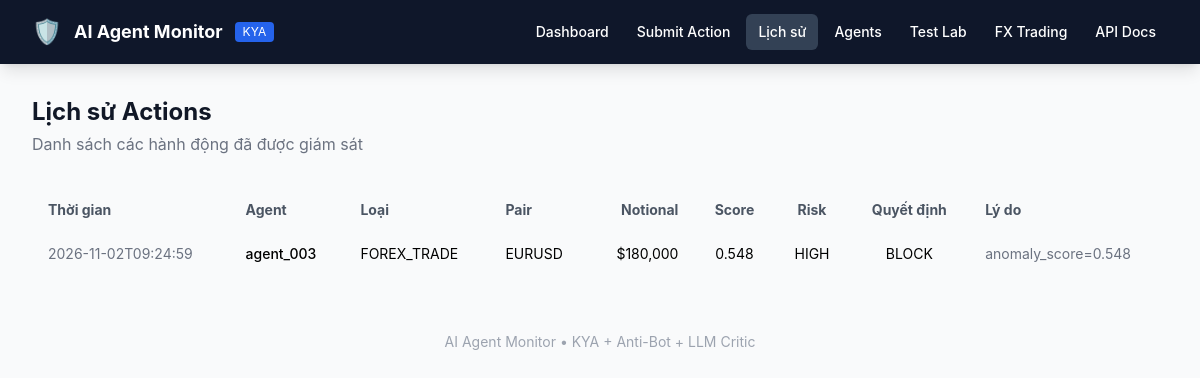
/actions, run on the app's committed database.
### src/database.py (models this page shows)
class AgentAction(Base):
    __tablename__ = "agent_actions"
    id = Column(Integer, primary_key=True, index=True)
    timestamp = Column(DateTime, default=datetime.utcnow, index=True)
    agent_id = Column(String(64), index=True, nullable=False)
    principal_id = Column(String(64), index=True)
    action_type = Column(String(32), index=True)
    pair = Column(String(16), nullable=True)
    side = Column(String(8), nullable=True)
    notional_usd = Column(Float, nullable=False)
    leverage = Column(Float, nullable=True)
    hour = Column(Integer)
    anomaly_score = Column(Float)
    behavior_deviation_score = Column(Float)
    anti_bot_score = Column(Float)
    final_risk_score = Column(Float)
    risk_level = Column(String(16))
    decision = Column(String(16))
    reason = Column(Text)
    llm_risk_score = Column(Float, nullable=True)
    llm_explanation = Column(Text, nullable=True)
    llm_recommendation = Column(String(32), nullable=True)
    daily_notional_so_far = Column(Float, nullable=True)
    trades_last_hour = Column(Integer, nullable=True)
    raw_payload = Column(JSON, nullable=True)
    created_at = Column(DateTime, default=datetime.utcnow)
    __table_args__ = (
        Index("ix_agent_ts", "agent_id", "timestamp"),
        Index("ix_principal_ts", "principal_id", "timestamp"),
    )

### src/web.py (the view)
@router.get("/actions", response_class=HTMLResponse)
def actions_page(request: Request, db: Session = Depends(get_db)):
    try:
        records = db.query(AgentAction).order_by(AgentAction.timestamp.desc()).limit(100).all()
        actions = []
        for r in records:
            actions.append({
                "timestamp": r.timestamp.isoformat() if r.timestamp else None,
                "agent_id": r.agent_id,
                "action_type": r.action_type,
                "pair": r.pair,
                "notional_usd": r.notional_usd or 0,
                "anomaly_score": r.anomaly_score or 0,
                "risk_level": r.risk_level or "N/A",
                "decision": r.decision or "N/A",
                "reason": r.reason or "",
            })
    except Exception:
        actions = []
    return templates.TemplateResponse(
        request=request,
        name="actions.html",
        context={"actions": actions},
    )

### templates/actions.html (shortened to what this page needs)
{% extends "base.html" %}
{% block content %}
<div class="mb-8">
    <h1 class="text-2xl font-bold text-gray-900">Lịch sử Actions</h1>
    <p class="text-gray-500 mt-1">Danh sách các hành động đã được giám sát</p>
</div>
<div class="card">
    <div class="overflow-x-auto">
        <table class="min-w-full text-sm">
            <thead class="bg-gray-50 text-gray-600">
                <tr>
                    <th class="px-4 py-3 text-left">Thời gian</th>
                    <th class="px-4 py-3 text-left">Agent</th>
                    <th class="px-4 py-3 text-left">Loại</th>
                    <th class="px-4 py-3 text-left">Pair</th>
                    <th class="px-4 py-3 text-right">Notional</th>
                    <th class="px-4 py-3 text-center">Score</th>
                    <th class="px-4 py-3 text-center">Risk</th>
                    <th class="px-4 py-3 text-center">Quyết định</th>
                    <th class="px-4 py-3 text-left">Lý do</th>
                </tr>
            </thead>
            <tbody class="divide-y divide-gray-100">
                {% for a in actions %}
                <tr class="hover:bg-gray-50">
                    <td class="px-4 py-3 text-gray-500 whitespace-nowrap">{{ a.timestamp[:19] if a.timestamp else '-' }}</td>
                    <td class="px-4 py-3 font-medium">{{ a.agent_id }}</td>
                    <td class="px-4 py-3">{{ a.action_type }}</td>
                    <td class="px-4 py-3">{{ a.pair or '-' }}</td>
                    <td class="px-4 py-3 text-right">${{ "{:,.0f}".format(a.notional_usd or 0) }}</td>
                    <td class="px-4 py-3 text-center">{{ "%.3f"|format(a.anomaly_score or 0) }}</td>
                    <td class="px-4 py-3 text-center">{{ a.risk_level }}</td>
                    <td class="px-4 py-3 text-center">
                        {% if a.decision == 'ALLOW' %}
                            <span class="badge-allow">ALLOW</span>
                        {% elif a.decision == 'REVIEW' %}
                            <span class="badge-review">REVIEW</span>
                        {% else %}
                            <span class="badge-block">BLOCK</span>
                        {% endif %}
                    </td>
                    <td class="px-4 py-3 text-gray-500 max-w-xs truncate">{{ a.reason or '' }}</td>
                </tr>
                {% else %}
                <tr>
                    <td colspan="9" class="px-4 py-10 text-center text-gray-400">Chưa có action nào</td>
                </tr>
                {% endfor %}
            </tbody>
        </table>
    </div>
</div>
{% endblock %}

### templates/base.html (shortened to what this page needs)
<!DOCTYPE html>
<html lang="vi">
<head>
    <script src="https://cdn.tailwindcss.com"></script>
</head>
<body class="bg-gray-50 min-h-screen">
    <nav class="bg-slate-900 text-white shadow-lg">
        <div class="max-w-7xl mx-auto px-4 sm:px-6 lg:px-8">
            <div class="flex items-center justify-between h-16">
                <div class="flex items-center space-x-3">
                    <span class="text-2xl">🛡️</span>
                    <span class="font-bold text-lg">AI Agent Monitor</span>
                    <span class="text-xs bg-blue-600 px-2 py-0.5 rounded">KYA</span>
                </div>
                <div class="hidden md:flex space-x-1">
                    <a href="/" class="px-3 py-2 rounded-md text-sm font-medium hover:bg-slate-700 {% if request.url.path == '/' %}bg-slate-700{% endif %}">Dashboard</a>
                    <a href="/submit" class="px-3 py-2 rounded-md text-sm font-medium hover:bg-slate-700 {% if request.url.path == '/submit' %}bg-slate-700{% endif %}">Submit Action</a>
                    <a href="/actions" class="px-3 py-2 rounded-md text-sm font-medium hover:bg-slate-700 {% if request.url.path == '/actions' %}bg-slate-700{% endif %}">Lịch sử</a>
                    <a href="/agents" class="px-3 py-2 rounded-md text-sm font-medium hover:bg-slate-700 {% if request.url.path == '/agents' %}bg-slate-700{% endif %}">Agents</a>
                    <a href="/test-lab" class="px-3 py-2 rounded-md text-sm font-medium hover:bg-slate-700 {% if request.url.path == '/test-lab' %}bg-slate-700{% endif %}">Test Lab</a>
                    <a href="/fx" class="px-3 py-2 rounded-md text-sm font-medium hover:bg-slate-700">FX Trading</a>
                    <a href="/docs" target="_blank" class="px-3 py-2 rounded-md text-sm font-medium hover:bg-slate-700">API Docs</a>
                </div>
            </div>
        </div>
    </nav>
    <main class="max-w-7xl mx-auto px-4 sm:px-6 lg:px-8 py-8">
        {% block content %}{% endblock %}
    </main>
    <footer class="text-center text-gray-400 text-sm py-6">
        AI Agent Monitor • KYA + Anti-Bot + LLM Critic
    </footer>
</body>
</html>

### templates/base.html (style rules this page uses)
body { font-family: 'Inter', system-ui, sans-serif; }
.card { @apply bg-white rounded-xl shadow-sm border border-gray-100 p-5; }
.badge-block { @apply bg-red-100 text-red-800 px-2 py-1 rounded-full text-xs font-medium; }

### data on the page
AgentAction: timestamp "2026-11-02T09:24:59", agent_id "agent_003", action_type "FOREX_TRADE", pair "EURUSD", notional_usd "180,000", anomaly_score "0.548", risk_level "HIGH", decision "BLOCK", reason "anomaly_score=0.548"
